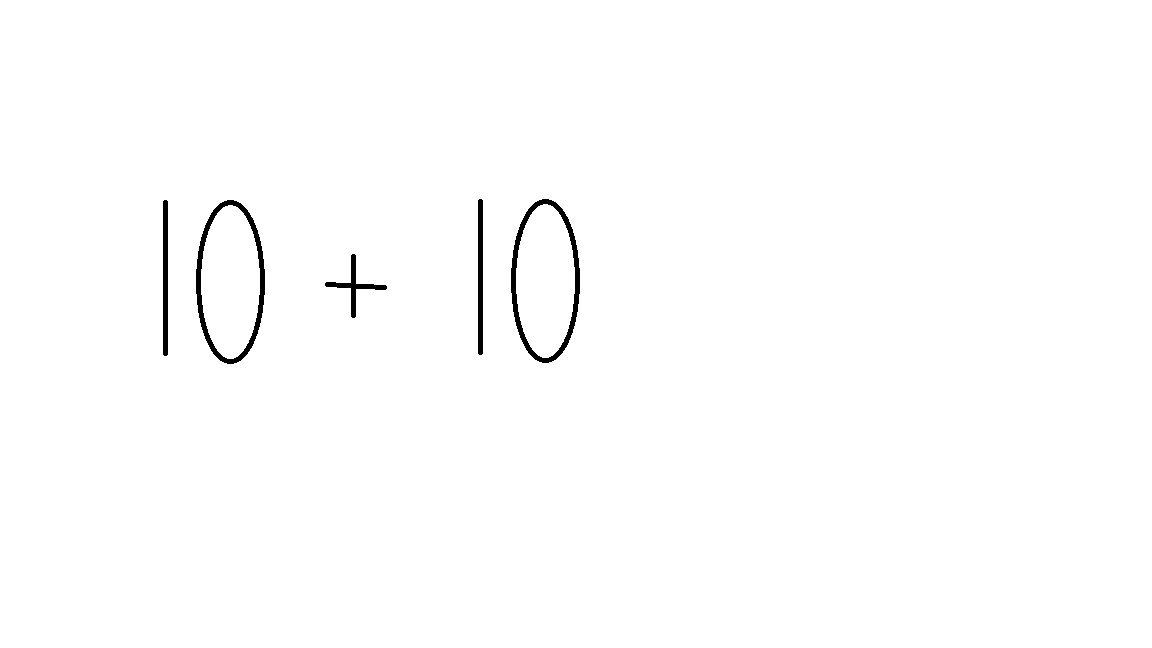
#> input picture Advance_Level_Tasks/09_HandWritten Equation Solver/img.jpg, 1152 x 648 px
$ jupyter execute --allow-errors M1.ipynb
#> lines starting #> are read from the running program, lines starting #| are printed output that depends on the picture; after the words box and inside, x2 and y2 are one past the last pixel; in counts of white or black regions, pixels touching at a corner belong together
<hr>
<hr><h3><b>➡️Task 9: Hand Written Equation solver ⬅️</b>
<hr>
<hr>

- <b>➡️Importing libraries⬅️</b>

[cell 1]
import pandas as pd
import numpy as np
import matplotlib.pyplot as plt
import cv2

- <b>➡️Reading dataset⬅️</b>

#> (a cell that did not finish here is left out)

#> (a cell that did not finish here is left out)

#> (a cell that did not finish here is left out)

[cell 5]
import keras
from keras.models import Model
from keras import optimizers
from keras.datasets import mnist
from keras.layers import Input, Dense
from keras.models import Sequential
from keras.layers import Dense
from keras.layers import Dropout
from keras.layers import Flatten
from keras.layers.convolutional import Conv2D
from keras.layers.convolutional import MaxPooling2D
from keras.utils import np_utils
from keras.utils.np_utils import to_categorical
from keras import backend as K
from keras.models import model_from_json

#> (a cell that did not finish here is left out)

#> (a cell that did not finish here is left out)

#> (a cell that did not finish here is left out)

#> (a cell that did not finish here is left out)

[cell 10]
l=[]
#> (the rest of this cell did not finish here and is left out)

- <b>➡️Training the model⬅️</b>

#> (a cell that did not finish here is left out)

#> (a cell that did not finish here is left out)

#> (a cell that did not finish here is left out)

[cell 14]
json_file = open('model_final.json', 'r')
#> (reads Advance_Level_Tasks/09_HandWritten Equation Solver/model_final.json from the repository)
loaded_model_json = json_file.read()
json_file.close()
#> (the rest of this cell did not finish here and is left out)

- <b>➡️Experimenting⬅️</b>

[cell 15]
img = cv2.imread('img.jpg',cv2.IMREAD_GRAYSCALE)
#> img: shape (648, 1152); 99.2% white; 5 black regions, box (x1, y1, x2, y2) and area: (511, 199, 580, 363) 1821, (196, 200, 265, 364) 1821, (478, 199, 483, 355) 776, (163, 200, 168, 356) 776, (325, 254, 387, 318) 595

[cell 16]
plt.imshow(img)
plt.show()

[cell 17]
if img is not None:
    #images.append(img)
    img=~img
#> img: shape (648, 1152); 0.78% white; 5 white regions
    ret,thresh=cv2.threshold(img,127,255,cv2.THRESH_BINARY)
    ctrs,ret=cv2.findContours(thresh,cv2.RETR_TREE,cv2.CHAIN_APPROX_SIMPLE)
#> ctrs = 7 contours; box (x1, y1, x2, y2) and area: (196, 200, 265, 364) 8732, (511, 199, 580, 363) 8732, (200, 204, 261, 360) 7253, (515, 203, 576, 359) 7253, (163, 200, 168, 356) 618, (478, 199, 483, 355) 618, (325, 254, 387, 318) 476; ret = [[1, -1, -1, -1], [3, 0, 2, -1], [-1, -1, -1, 1], [4, 1, -1, -1], [6, 3, 5, -1], [-1, -1, -1, 4], [-1, 4, -1, -1]]
    cnt=sorted(ctrs, key=lambda ctr: cv2.boundingRect(ctr)[0])
#> cnt has the same summary as ctrs
    w=int(28)
    h=int(28)
    train_data=[]
    print(len(cnt))
#| 7
    rects=[]
    for c in cnt :
        x,y,w,h= cv2.boundingRect(c)
        rect=[x,y,w,h]
        rects.append(rect)
#> this loop made 7 passes
#> (x, y, w, h) on passes 1 to 7: (163, 200, 5, 156), (196, 200, 69, 164), (200, 204, 61, 156), (325, 254, 62, 64), (478, 199, 5, 156), (511, 199, 69, 164), (515, 203, 61, 156)
#> after the loop, rects = [[163, 200, 5, 156], [196, 200, 69, 164], [200, 204, 61, 156], [325, 254, 62, 64], [478, 199, 5, 156], [511, 199, 69, 164], [515, 203, 61, 156]]
    print(rects)
#| [[163, 200, 5, 156], [196, 200, 69, 164], [200, 204, 61, 156], [325, 254, 62, 64], [478, 199, 5, 156], [511, 199, 69, 164], [515, 203, 61, 156]]
    bool_rect=[]
    for r in rects:
        l=[]
        for rec in rects:
            flag=0
            if rec!=r:
                if r[0]<(rec[0]+rec[2]+10) and rec[0]<(r[0]+r[2]+10) and r[1]<(rec[1]+rec[3]+10) and rec[1]<(r[1]+r[3]+10):
                    flag=1
                l.append(flag)
            if rec==r:
                l.append(0)
        bool_rect.append(l)
#> this loop made 7 passes
#> after the loop, bool_rect = [[0, 0, 0, 0, 0, 0, 0], [0, 0, 1, 0, 0, 0, 0], [0, 1, 0, 0, 0, 0, 0], [0, 0, 0, 0, 0, 0, 0], [0, 0, 0, 0, 0, 0, 0], [0, 0, 0, 0, 0, 0, 1], [0, 0, 0, 0, 0, 1, 0]]
    print(bool_rect)
#| [[0, 0, 0, 0, 0, 0, 0], [0, 0, 1, 0, 0, 0, 0], [0, 1, 0, 0, 0, 0, 0], [0, 0, 0, 0, 0, 0, 0], [0, 0, 0, 0, 0, 0, 0], [0, 0, 0, 0, 0, 0, 1], [0, 0, 0, 0, 0, 1, 0]]
    dump_rect=[]
    for i in range(0,len(cnt)):
        for j in range(0,len(cnt)):
            if bool_rect[i][j]==1:
                area1=rects[i][2]*rects[i][3]
                area2=rects[j][2]*rects[j][3]
                if(area1==min(area1,area2)):
                    dump_rect.append(rects[i])
#> this loop made 7 passes
#> after the loop, dump_rect = [[200, 204, 61, 156], [515, 203, 61, 156]]
    print(len(dump_rect))
#| 2
    final_rect=[i for i in rects if i not in dump_rect]
#> final_rect = [[163, 200, 5, 156], [196, 200, 69, 164], [325, 254, 62, 64], [478, 199, 5, 156], [511, 199, 69, 164]]
    print(final_rect)
#| [[163, 200, 5, 156], [196, 200, 69, 164], [325, 254, 62, 64], [478, 199, 5, 156], [511, 199, 69, 164]]
    for r in final_rect:
        x=r[0]
        y=r[1]
        w=r[2]
        h=r[3]
        im_crop =thresh[y:y+h+10,x:x+w+10]


        im_resize = cv2.resize(im_crop,(28,28))


        im_resize=np.reshape(im_resize,(28,28,1))
        train_data.append(im_resize)
#> this loop made 5 passes
#> pass 1, `im_resize = cv2.resize(im_crop,(28,28))`:
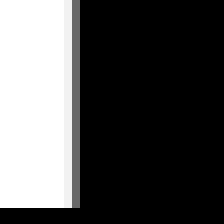
#> im_resize: shape (28, 28) (shown 8 times larger); min 0, max 255, mean 79.1
#> pass 2, `im_crop =thresh[y:y+h+10,x:x+w+10]`:
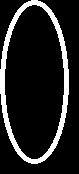
#> im_crop: shape (174, 79); 13.2% white; 1 white region, box (x1, y1, x2, y2) and area: (0, 0, 69, 164) 1821
#> pass 2, `im_resize = cv2.resize(im_crop,(28,28))`:
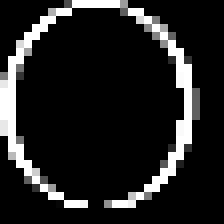
#> im_resize: shape (28, 28) (shown 8 times larger); min 0, max 255, mean 33.5
#> pass 3, `im_crop =thresh[y:y+h+10,x:x+w+10]`:
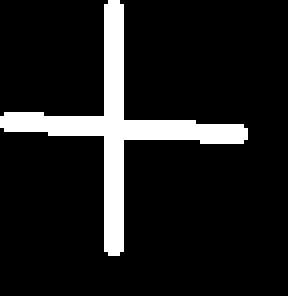
#> im_crop: shape (74, 72) (shown 4 times larger); 11.2% white; 1 white region, box (x1, y1, x2, y2) and area: (0, 0, 62, 64) 595
#> after the loop, train_data = 5 items
